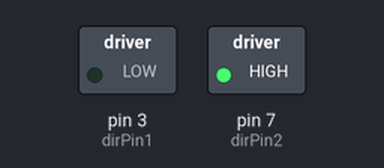
Bench run of a sketch on a simulated Arduino Uno, built with avr-gcc and run on an emulated ATmega328P. Parts: switched loads named in the sketch (green lamp = pin HIGH). Pins used as bus, display or sensor lines are not drawn.

Above: at 0.3 s.
At 9.6 s:
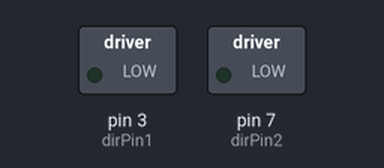
At 21.2 s:
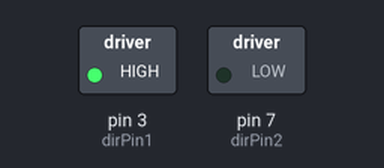
Timing chart, 0 to 25.5 s (numbered marks = the images above):
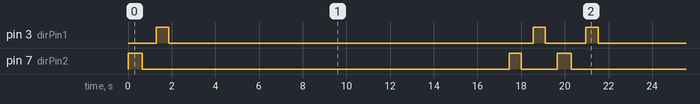

Measured:
- by itself, pin 3 (dirPin1): repeats every 19.7 s: LOW 16.7 s, HIGH 0.55 s, LOW 1.8 s, HIGH 0.58 s
- by itself, pin 7 (dirPin2): repeats every 19.7 s: LOW 16.8 s, HIGH 0.55 s, LOW 1.7 s, HIGH 0.65 s
- by itself, everything shown: repeats every 19.7 s, in 8 steps

The sketch:

eschwab_finalproject.ino
```cpp
/*
  Ellianna Schwab - Advanced Lab 1 - Professor Mark Shattuck - Final Project Part C
  This code runs two stepper motors from a single ITEAD bridge.
*/

//initialize pins to drive the motors
int dirPin1 = 3;
int stepperPin1 = 2;
int dirPin2 = 7;
int stepperPin2 = 6;

boolean obs_val = false;
char read_val = 0;

//specify parameters for the observation
const int obs_time = 15000; // 15s in millis, 1.8e6 for 30 minutes
const int Degrees_Az = 25;
const int Degrees_Alt = 10;

void setup() {
  pinMode(dirPin1, OUTPUT);
  pinMode(stepperPin1, OUTPUT);
  pinMode(dirPin2, OUTPUT);
  pinMode(stepperPin2, OUTPUT);
}

void Az_step(boolean dir, int steps) {
  digitalWrite(dirPin2, dir);
  delay(50);
  for (int i = 0; i < steps; i++) {
    digitalWrite(stepperPin2, HIGH);
    delayMicroseconds(100);
    digitalWrite(stepperPin2, LOW);
    delayMicroseconds(100);
  }
}

void Alt_step(boolean dir, int steps) {
  digitalWrite(dirPin1, dir);
  delay(50);
  for (int i = 0; i < steps; i++) {
    digitalWrite(stepperPin1, HIGH);
    delayMicroseconds(100);
    digitalWrite(stepperPin1, LOW);
    delayMicroseconds(100);
  }
}

void loop() {

  if (Serial.available() > 0) { //this code requires that I type 1 into serial monitor when I'm ready to start
    read_val = Serial.read();
    Serial.println(read_val);
    if (read_val == '1') {
      obs_val = !obs_val;
    }
  }

  //the following code steps the telescope forward
  Az_step(true, 19 * Degrees_Az);
  delay(500);
  Az_step(false, 19 * Degrees_Az);
  delay(500);

  Alt_step(true, 13 * Degrees_Alt); //this should have been more like 8.3, so not exact
  delay(500);
  Alt_step(false, 13 * Degrees_Alt);
  delay(500);

  delay(obs_time);

  //the following code steps the telescope backward
  Az_step(true, -19 * Degrees_Az);
  delay(500);
  Az_step(false, -19 * Degrees_Az);
  delay(500);

  Alt_step(true, -13 * Degrees_Alt); //this should have been more like 8.3, so not exact
  delay(500);
  Alt_step(false, -13 * Degrees_Alt);
  delay(500);

  obs_val = !obs_val; //this ends the code after one observation

}
```
